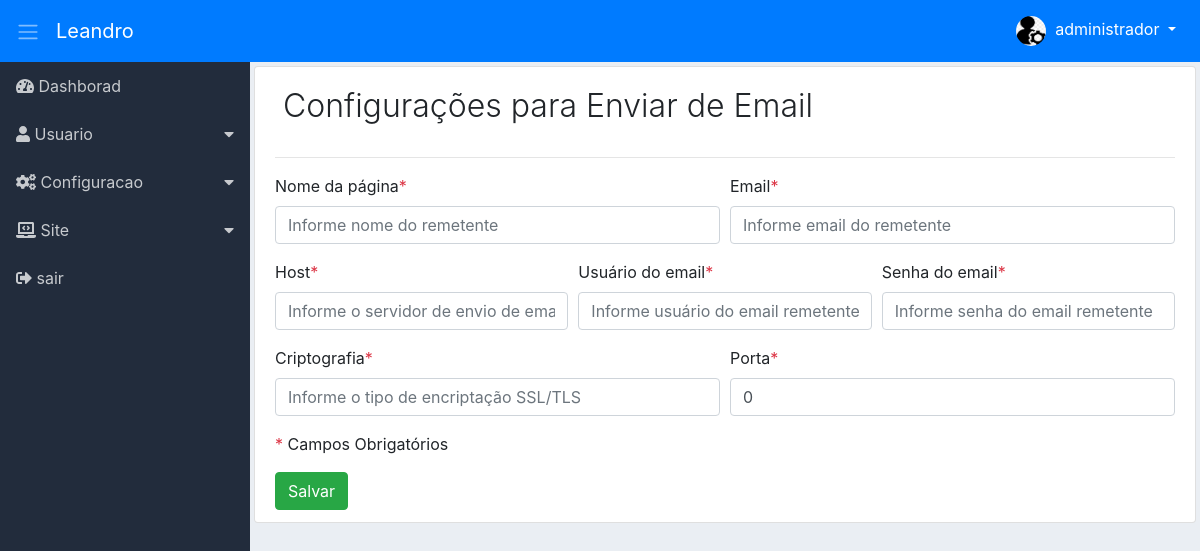
The page /adm/config-send-email/send-email (signed in) on the database its author committed.
### tables this page shows
CREATE TABLE `adms_niveis_acessos_paginas` (
  `id` int(11) NOT NULL,
  `permissao` int(11) NOT NULL,
  `ordem` int(11) NOT NULL,
  `dropdown` int(11) NOT NULL DEFAULT 2,
  `lib_menu` int(11) NOT NULL DEFAULT 2,
  `adms_menu_id` int(11) NOT NULL DEFAULT 4,
  `adms_niveis_acesso_id` int(11) NOT NULL,
  `adms_pagina_id` int(11) NOT NULL,
  `created` datetime NOT NULL,
  `modified` datetime DEFAULT NULL
);

CREATE TABLE `adms_menus` (
  `id` int(11) NOT NULL,
  `nome` varchar(220) NOT NULL,
  `icone` varchar(40) NOT NULL,
  `ordem` int(11) NOT NULL,
  `adms_situacao_id` int(11) NOT NULL,
  `created` datetime NOT NULL,
  `modified` datetime DEFAULT NULL
);

CREATE TABLE `amds_configuracao_email` (
  `id` int(11) NOT NULL,
  `nome` varchar(220) NOT NULL,
  `email` varchar(220) NOT NULL,
  `host` varchar(220) NOT NULL,
  `username` varchar(220) NOT NULL,
  `password` varchar(120) NOT NULL,
  `smtpsecure` varchar(10) NOT NULL,
  `port` int(11) NOT NULL,
  `created` datetime NOT NULL,
  `modified` datetime DEFAULT NULL
);

### adm/module/administrative/Controllers/ConfigSendEmail.php (called while the page is built, shortened)
<?php
class ConfigSendEmail
{
    private $dados;
    public function sendEmail()
    {
        $this->dados = filter_input_array(INPUT_POST, FILTER_DEFAULT);
        $infoConfiEmail = new \Module\administrative\Models\AdmsConfigSendEmail();
        $this->dados['form'] = $infoConfiEmail->configEmail();
        return $this->renderView();
    }
    private function renderView()
    {
        if ($this->dados['form']) {
            $listMenu = new \Module\administrative\Models\AdmsMenu();
            $this->dados['menu'] = $listMenu->itemMenu();
            $loadView = new \Config\ConfigView("administrative/Views/configEmail/configSendEmail", $this->dados);
            return $loadView->renderView();
        }
        $urlRedirect = URLADM . 'config-send-email/send-email';
        return header("Location: $urlRedirect");
    }
}

### adm/module/administrative/Models/helper/AdmsRead.php (called while the page is built, shortened)
<?php
class AdmsRead extends AdmsConn
{
    private $select;
    private $values;
    private $query;
    public function fullRead($query, $parseString = null)
    {
        $this->select = (string) $query;
        if (!empty($parseString)) {
            parse_str($parseString, $this->values);
        }
        $this->exeInstruction();
    }
    private function exeInstruction()
    {
        $this->conection();
        try {
            $this->getInstruction();
            $this->query->execute();
            $this->result = $this->query->fetchAll();
        } catch (Exception $exc) {
            $this->result = null;
        }
    }
    private function conection()
    {
        $this->conn = parent::getConn();
        $this->query = $this->conn->prepare($this->select);
        $this->query->setFetchMode(PDO::FETCH_ASSOC);
    }
    private function getInstruction()
    {
        if ($this->values) {
            foreach ($this->values as $Link => $Valor) {
                if ($Link == 'limit' || $Link == 'offset') {
                    $Valor = (int) $Valor;
                }
                $this->query->bindValue(":{$Link}", $Valor,
                        (is_int($Valor) ? PDO::PARAM_INT : PDO::PARAM_STR));
            }
        }
    }
}

### adm/module/administrative/Models/helper/AdmsConn.php (called while the page is built, shortened)
<?php
class AdmsConn
{
    public static $host = HOST;
    public static $Uuser = USER;
    public static $pass = PASS;
    public static $dbname = DBNAME;
    private static $connect = null;
    private static function connect()
    {
        try {
            if (self::$connect == null) {
                self::$connect = new PDO('mysql:host=' .self::$host . ';dbname='
                . self::$dbname, self::$Uuser, self::$pass);
            }
        } catch (Exception $exc) {
            echo 'mensagem: ' . $exc->getMessage();
            die;
        }
        return self::$connect;
    }
    public function getConn()
    {
        return self::connect();
    }
}

### adm/module/administrative/Models/AdmsMenu.php (called while the page is built, shortened)
<?php
class AdmsMenu
{
    public function itemMenu()
    {
        $listMenu = new \Module\administrative\Models\helper\AdmsRead();
        $listMenu->fullRead(
                "SELECT
                    nivpg.dropdown,
                    men.id id_menu,
                    men.nome nome_menu,
                    men.icone icone_menu,
                    pg.id id_pg,
                    pg.menu_controller pg_controller,
                    pg.menu_metodo pg_metodo,
                    pg.nome_pagina pg_nome,
                    pg.icone pg_icon
                FROM
                    adms_niveis_acessos_paginas nivpg
                INNER JOIN
                    adms_menus men
                    ON men.id = nivpg.adms_menu_id
                INNER JOIN
                    adms_paginas pg
                    ON pg.id = nivpg.adms_pagina_id
                WHERE
                    nivpg.adms_niveis_acesso_id =:adms_niveis_acesso_id
                    AND nivpg.permissao =:permissao
                    AND nivpg.lib_menu =:lib_menu
                ORDER BY
                    men.ordem, nivpg.ordem ASC",
                "adms_niveis_acesso_id=" . $_SESSION['userAccessLevel'] . "&permissao=1&lib_menu=1");
        $this->result = $listMenu->getResult();
        return $this->result;
    }
}

### adm/module/administrative/Models/AdmsConfigSendEmail.php (called while the page is built, shortened)
<?php
class AdmsConfigSendEmail
{
    public function configEmail()
    {
        $infoEmail = new \Module\administrative\Models\helper\AdmsRead();
        $infoEmail->fullRead(
                "SELECT *
                FROM amds_configuracao_email
                WHERE id =:id
                LIMIT :limit",
                "id=1&limit=1");
        $this->result = $infoEmail->getResult();
        return $this->result;
    }
}

### adm/module/administrative/Views/configEmail/configSendEmail.php (the view, shortened to what this page needs)
<?php
if (isset($this->dados['form'])) {
    $valueForm = $this->dados['form'];
}
if (isset($this->dados['form'][0])) {
    $valueForm = $this->dados['form'][0];
}
?>
<div class="content p-1">
    <div class="list-group-item">
        <div class="d-flex">
            <div class="mr-auto p-2">
                <h2 class="display-4 titulo">Configurações para Enviar de Email</h2>
            </div>
        </div>
        <hr>
        <form method="POST" action="" enctype="multipart/form-data">
            <div class="form-row">
                <div class="form-group col-md-6">
                    <label>Nome da página<span class="text-danger">*</span></label>
                    <input name="nome"
                           type="text"
                           class="form-control"
                           placeholder="Informe nome do remetente"
                           value="<?php if (isset($valueForm['nome'])) {
                                echo $valueForm['nome'];
                            } ?>">
                </div>
                <div class="form-group col-md-6">
                    <label>Email<span class="text-danger">*</span></label>
                    <input name="email"
                           type="email"
                           class="form-control"
                           placeholder="Informe email do remetente"
                           value="<?php if (isset($valueForm['email'])) {
                                echo $valueForm['email'];
                            } ?>">
                </div>
            </div>
            <div class="form-row">
                <div class="form-group col-md-4">
                    <label>Host<span class="text-danger">*</span></label>
                    <input name="host"
                           type="text"
                           class="form-control"
                           placeholder="Informe o servidor de envio de email"
                           value="<?php if (isset($valueForm['host'])) {
                                echo $valueForm['host'];
                            } ?>">
                </div>
                <div class="form-group col-md-4">
                    <label>Usuário do email<span class="text-danger">*</span></label>
                    <input name="username"
                           type="text"
                           class="form-control"
                           placeholder="Informe usuário do email remetente"
                           value="<?php if (isset($valueForm['username'])) {
                                echo $valueForm['username'];
                            } ?>">
                </div>
                <div class="form-group col-md-4">
                    <label>Senha do email<span class="text-danger">*</span></label>
                    <input name="password"
                           type="text"
                           class="form-control"
                           placeholder="Informe senha do email remetente"
                           value="<?php if (isset($valueForm['password'])) {
                                echo $valueForm['password'];
                            } ?>">
                </div>
            </div>
            <div class="form-row">
                <div class="form-group col-md-6">
                    <label>Criptografia<span class="text-danger">*</span></label>
                    <input name="smtpsecure"
                           type="text"
                           class="form-control"
                           placeholder="Informe o tipo de encriptação SSL/TLS"
                           value="<?php if (isset($valueForm['smtpsecure'])) {
                                echo $valueForm['smtpsecure'];
                            } ?>">
                </div>
                <div class="form-group col-md-6">
                    <label>Porta<span class="text-danger">*</span></label>
                    <input name="port"
                           type="text"
                           class="form-control"
                           placeholder="Informe a porta de envio de email"
                           value="<?php if (isset($valueForm['port'])) {
                                echo $valueForm['port'];
                            } ?>">
                </div>
            </div>
            <p>
                <span class="text-danger">*</span> Campos Obrigatórios
            </p>
            <input name="editConfiEmail"
                   type="submit"
                   class="btn btn-success"
                   value="Salvar">
        </form>
    </div>
</div>

### adm/module/administrative/Views/include/sidebar.php (shortened to what this page needs)
<div class="d-flex bd-highlight">
<nav class="sidebar">
    <ul class="list-unstyled">
        <?php
        $contDropdown = 0;
        $controDropFech = 0;
        foreach ($this->dados['menu'] as $menu) {
            extract($menu);
            if ($dropdown == 1) {
                if ($contDropdown != $id_menu) {
                    if (($controDropFech == 1) && ($contDropdown != 0)) {
                        echo "</ul></li>";
                        $controDropFech = 0;
                    }
                    echo "<li>
                        <a href='#submenu" . $id_menu . "' data-toggle='collapse'>
                            <i class='" . $icone_menu . "'></i> " . $nome_menu . "
                        </a>
                        <ul class='list-unstyled collapse' id='submenu" . $id_menu . "'>";
                    $contDropdown = $id_menu;
                }
                $controDropFech = 1;
            } else {
                if ($controDropFech == 1) {
                    echo "</ul></li>";
                    $controDropFech = 0;
                }
                echo "<li>
                        <a href='" . URLADM . $pg_controller . "/" . $pg_metodo . "'>
                        <i class='" . $icone_menu . "'></i> " . $nome_menu . "</a>
                    </li>";
            }
        }
        ?>
    </ul>
</nav>

### adm/assets/css/dashboard.css (style rules this page uses)
body { background-color: #EAEEF3; }
.sidebar { background-color: #222C3C; min-width: 250px; max-width: 250px; min-height: calc(100vh - 56px); transition: all 0.3s; }
.sidebar ul li a { display: block; padding: 0.75rem 1rem; color: #C7CACE; text-decoration: none; }
.sidebar [data-toggle="collapse"] { position: relative; }
.sidebar [data-toggle="collapse"]:before { content: "\f0d7"; font-family: "Font Awesome 5 Free"; font-weight: 900; position: absolute; right: 1rem; }
.content { width: 100%; }
.titulo { font-size: 2.0rem !important; }

### rows shown on the page
adms_niveis_acessos_paginas: adms_menu.nome "Dashborad"
adms_niveis_acessos_paginas: adms_menu.nome "Usuario"
adms_niveis_acessos_paginas: adms_menu.nome "Configuracao"
adms_niveis_acessos_paginas: adms_menu.nome "Site"
adms_niveis_acessos_paginas: adms_menu.nome "sair"
amds_configuracao_email: port "0"

### other values the page prints
$nomeUser[0] "administrador"
